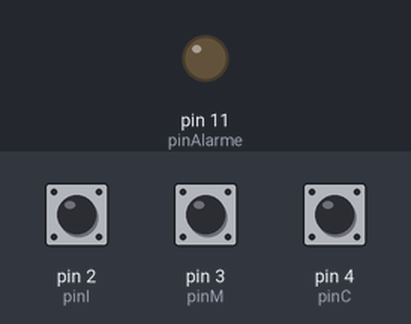
The sketch below on a simulated Arduino Uno, built with avr-gcc and run on an emulated ATmega328P. On the bench: output pins drawn as LEDs (lit = HIGH). Inputs (shaded band) come from the test bench; at power-on: pin 2 (pinI) HIGH, pin 3 (pinM) HIGH, pin 4 (pinC) HIGH.

Above: at 1.2 s.
1.3 s: pin 2 (pinI) pulled LOW for 0.15 s
At 1.37 s:
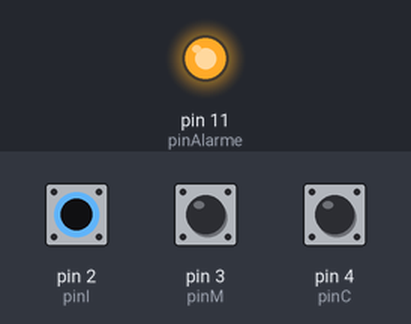
2.9 s: pin 2 (pinI) pulled LOW for 3.2 s
At 7.3 s:
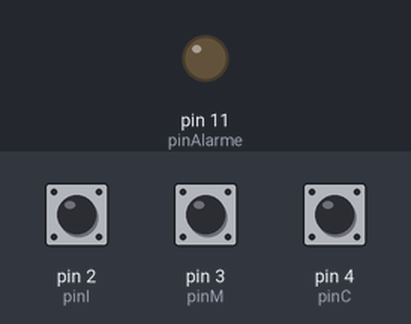
7.6 s: pin 3 (pinM) pulled LOW for 3.2 s
At 8.5 s:
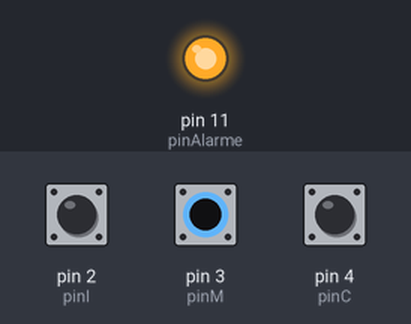
Timing chart, 0 to 12.3 s (numbered marks = the images above; inputs shaded):
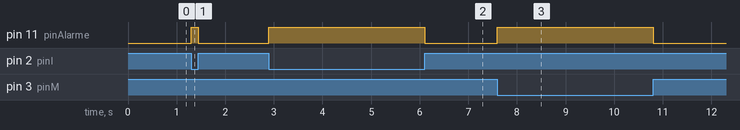

The sketch:

CircuitoAlarmeCarro.ino
```cpp
int pinI = 2;      // Entrada I
int pinM = 3;      // Entrada M
int pinC = 4;      // Entrada C
int pinAlarme = 11;

void setup() {

  pinMode(pinI, INPUT_PULLUP);
  pinMode(pinM, INPUT_PULLUP);
  pinMode(pinC, INPUT_PULLUP);
  pinMode(pinAlarme, OUTPUT);
}

void loop() {
  bool I = !digitalRead(pinI);
  bool M = !digitalRead(pinM);
  bool C = !digitalRead(pinC);

  if ( (I && !C) || (M && !C) || (!I && M) ) {
    digitalWrite(pinAlarme, HIGH);
  } else {
    digitalWrite(pinAlarme, LOW);
  }
}
```

Measured:
- after the input at 1.3 s, pin 11 (pinAlarme): LOW → HIGH at once, → LOW 0.15 s later
- after the input at 2.9 s, pin 11 (pinAlarme): LOW → HIGH at once, → LOW 3.2 s later
- after the input at 7.6 s, pin 11 (pinAlarme): LOW → HIGH at once, → LOW 3.2 s later
